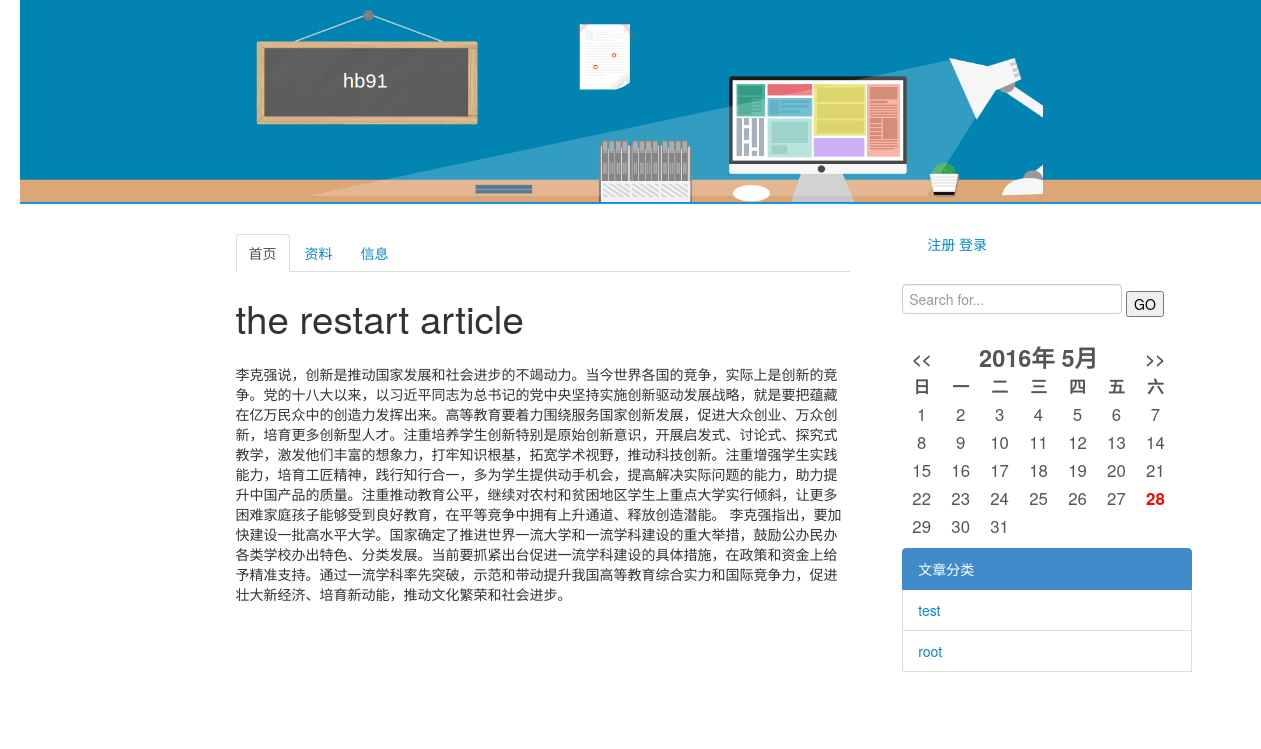
Screenshot of /blog/p/1/ with the database file from the repository.
### blog/models.py (models this page shows, shortened)
class Article(models.Model):
    title = models.CharField(max_length=100)
    author = models.ForeignKey(User)
    content = models.TextField()
    tags = models.ForeignKey(Category, blank=True, null=True)
    cre_date = models.DateTimeField()
    update = models.DateTimeField()

class Category(models.Model):
    name = models.CharField(max_length=30)
    class Meta:
        ordering = ['-id']

### blog/views.py (the view)
# urls.py: url(r'^p/(?P<article_id>[0-9]+)/$', views.detail,name='detail'),
def detail(request, article_id):
    article = get_object_or_404(Article, pk=article_id)
    d_key = {"article": article,
    "is_category": False,
    "categories": Category.objects.all()}
    return render(request, 'blog/p/detail.html', d_key)

### blog/templates/blog/p/detail.html (shortened to what this page needs)
{% extends "blog/base.html" %}
    {% block context %}
			<h1>{{ article.title }}</h1>
            <p>{{ article.content }}</p>
    {% endblock context %}

### blog/templates/blog/category.html
{% block category %}
<div class="list-group">
                <a class="list-group-item active">
                文章分类
                </a>
                {% if categories %}
                {% for c in categories %}
                <li class="list-group-item">
                <a href="{% url 'blog:category' c.id %}">{{ c.name }}</a>
                </li>
                {% endfor %}
                {% endif %}
</div>
{% endblock category %}

### rows the page displays
Article: title "the restart article", content "李克强说，创新是推动国家发展和社会进步的不竭动力。当今世界各国的竞争，实际上是创新的竞争。党的十八大以来，以习近平同志为总书记的党中央坚持实施创新驱动发展战略，就是要把蕴藏在亿万民众中的创造力发挥出来。高等教育要着力围绕服务国家创新发展，促进大众创业、万众创新，培育更多创新型人才。注重培养学生创新特别是原始创新意识，开展启发式、讨论式、探究式教学，激发他们丰富的想象力，打牢知识根基，拓宽学术视野，推动科技创新。注重增强学生实践能力，培育工匠精神，践行知行合一，多为学生提供动手机会，提高解决实际问题的能力，助力提升中国产品的质量。注重推动教育公平，继续对农村和贫困地区学生上重点大学实行倾斜，让更多困难家庭孩子能够受到良好教育，在平等竞争中拥有上升通道、释放创造潜能。 李克强指出，要加快建设一批高水平大学。国家确定了推进世界一流大学和一流学科建设的重大举措，鼓励公办民办各类学校办出特色、分类发展。当前要抓紧出台促进一流学科建设的具体措施，在政策和资金上给予精准支持。通过一流学科率先突破，示范和带动提升我国高等教育综合实力和国际竞争力，促进壮大新经济、培育新动能，推动文化繁荣和社会进步。"
Category: name "test"
Category: name "root"
